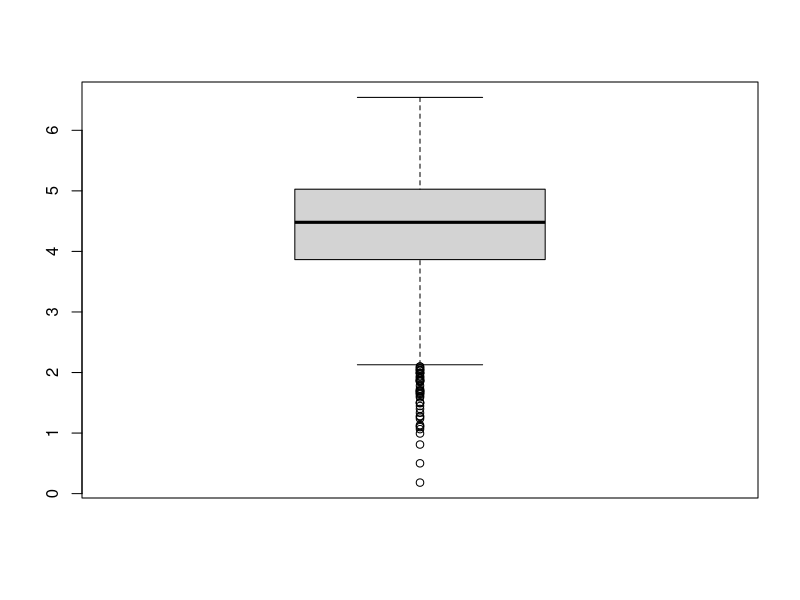
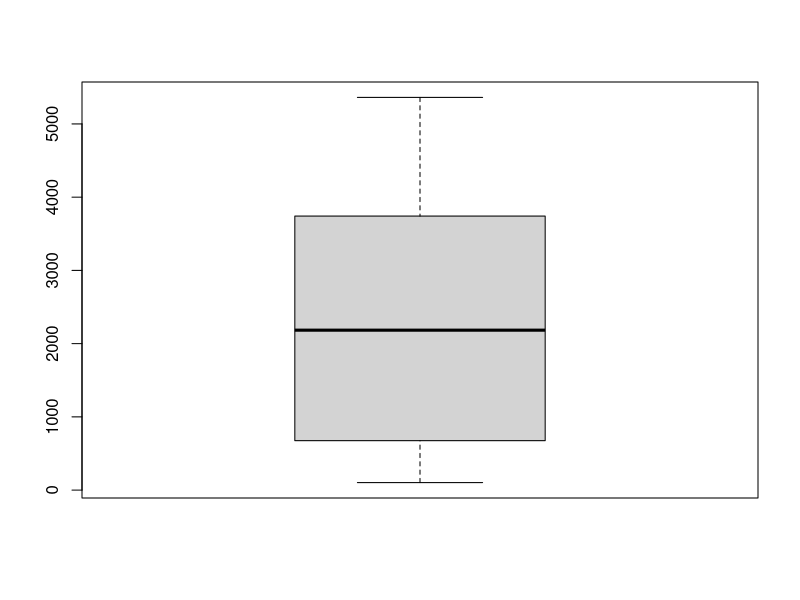
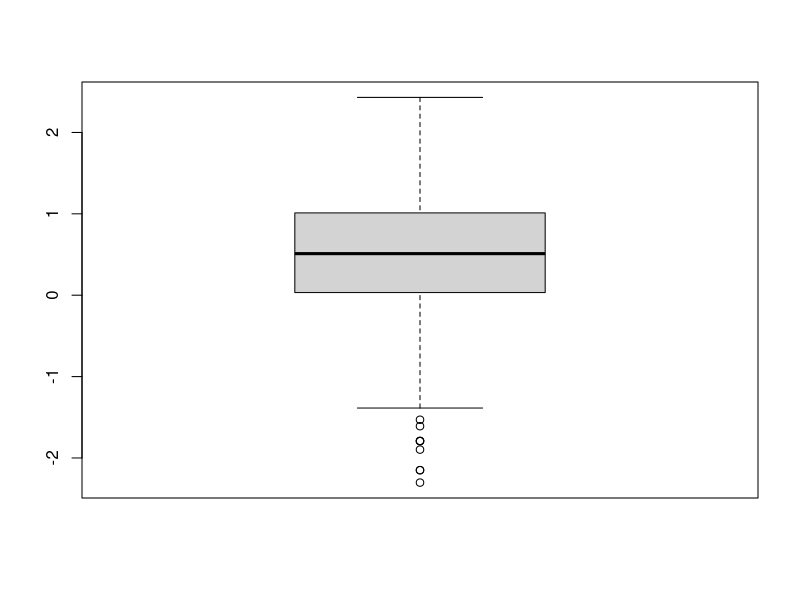
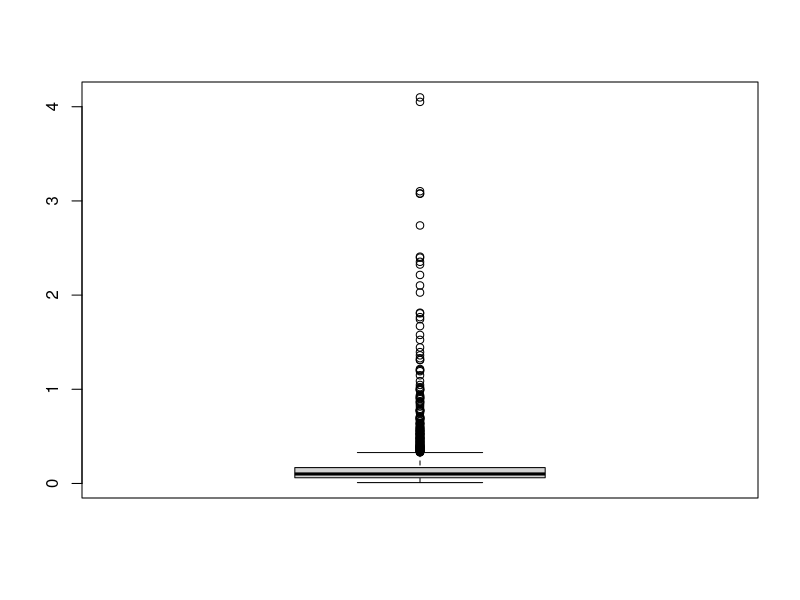
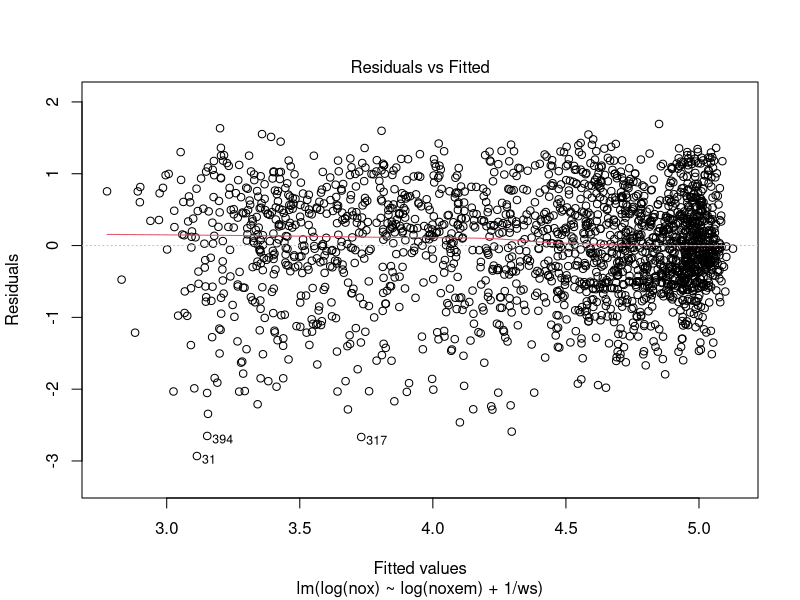
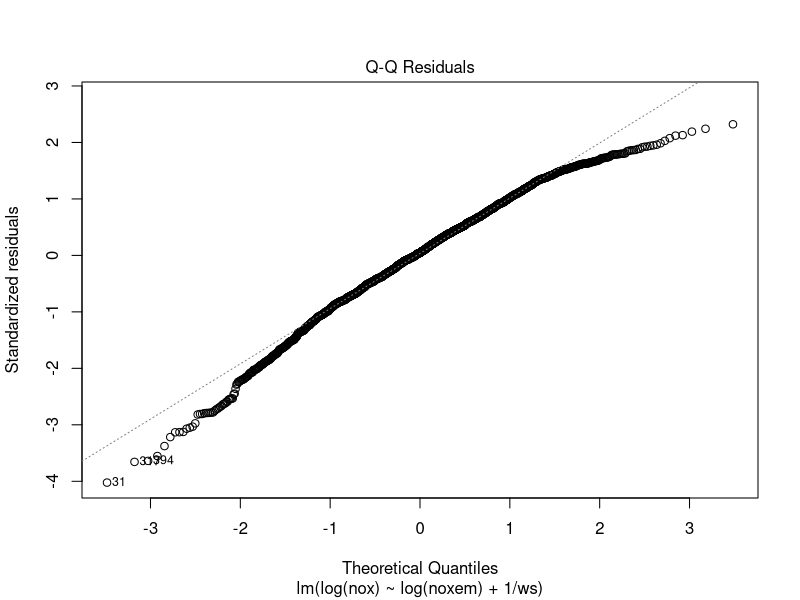
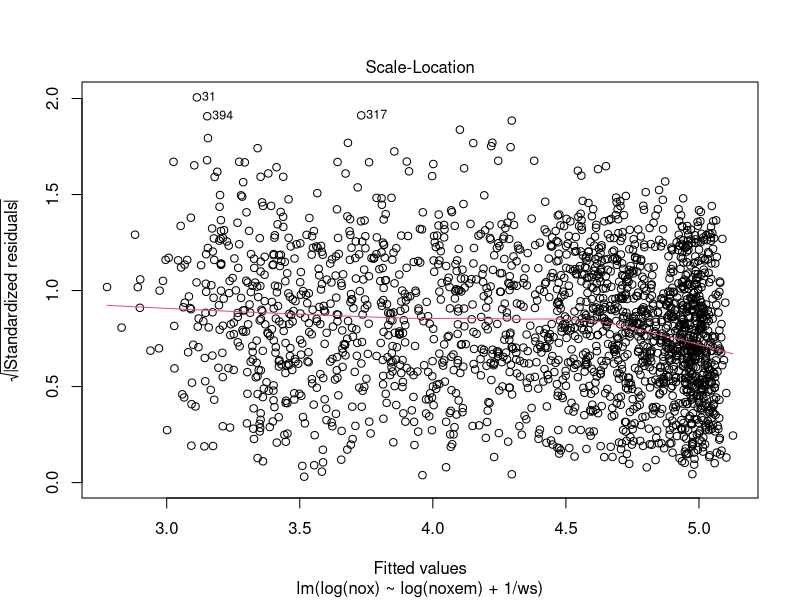
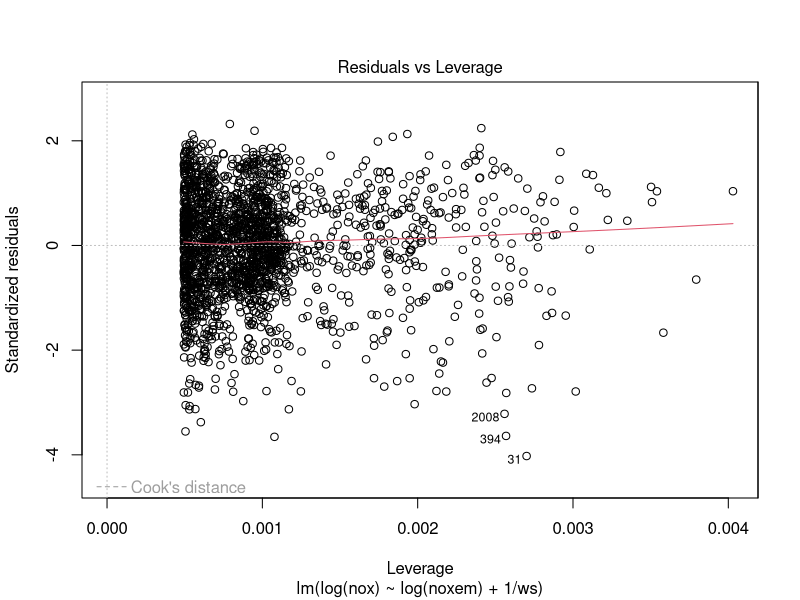

These figures' R source, in order:
## ---- chunk 1
df <- read.table("emissionssw.dat", header=TRUE)
head(df)
## ---- chunk 2
boxplot(log(df$nox))
boxplot(df$noxem)
boxplot(log(df$ws))
boxplot(df$humidity)
## ---- chunk 3
model <- lm(log(nox) ~ log(noxem) + 1/ws, data=df)
summary(model)
plot(model)

# FIx this
# predict_features <- data.frame(
#   noxem=log(df$noxem), 
#   ws=df$ws)[key_points, ]
# cbind(exp(predict(model, predict_features)), df[key_points, "nox"])
hist(resid(model))
## ---- chunk 4
library("robustbase")
model <- lmrob(log(nox) ~ log(noxem) + ws, data=df)
summary(model)
plot(model)
## ---- chunk 5
points_to_remove <- c(478, 510, 537, 550, 1735, 2002)
model <- lm(log(nox) ~ log(noxem) + ws, data=df, subset=-points_to_remove)
summary(model)
plot(model)
cbind(predict(model, df[points_to_remove, ]), df[points_to_remove, "nox"])
## ---- chunk 6
quantile_clip <- function(data, lower_quantile = 0.01, upper_quantile = 0.99) {
  quantiles <- quantile(data, probs = c(lower_quantile, upper_quantile), na.rm = TRUE)
  data_clipped <- pmax(pmin(data, quantiles[2]), quantiles[1])
  return(data_clipped)
}

df_clipped <- quantile_clip(df[-1], lower_quantile = 0.01, upper_quantile = 0.99)
df_clipped["nox"] <- df["nox"]
model <- lm(log(nox) ~ log(noxem) + ws, data=df_clipped)
summary(model)
plot(model)
